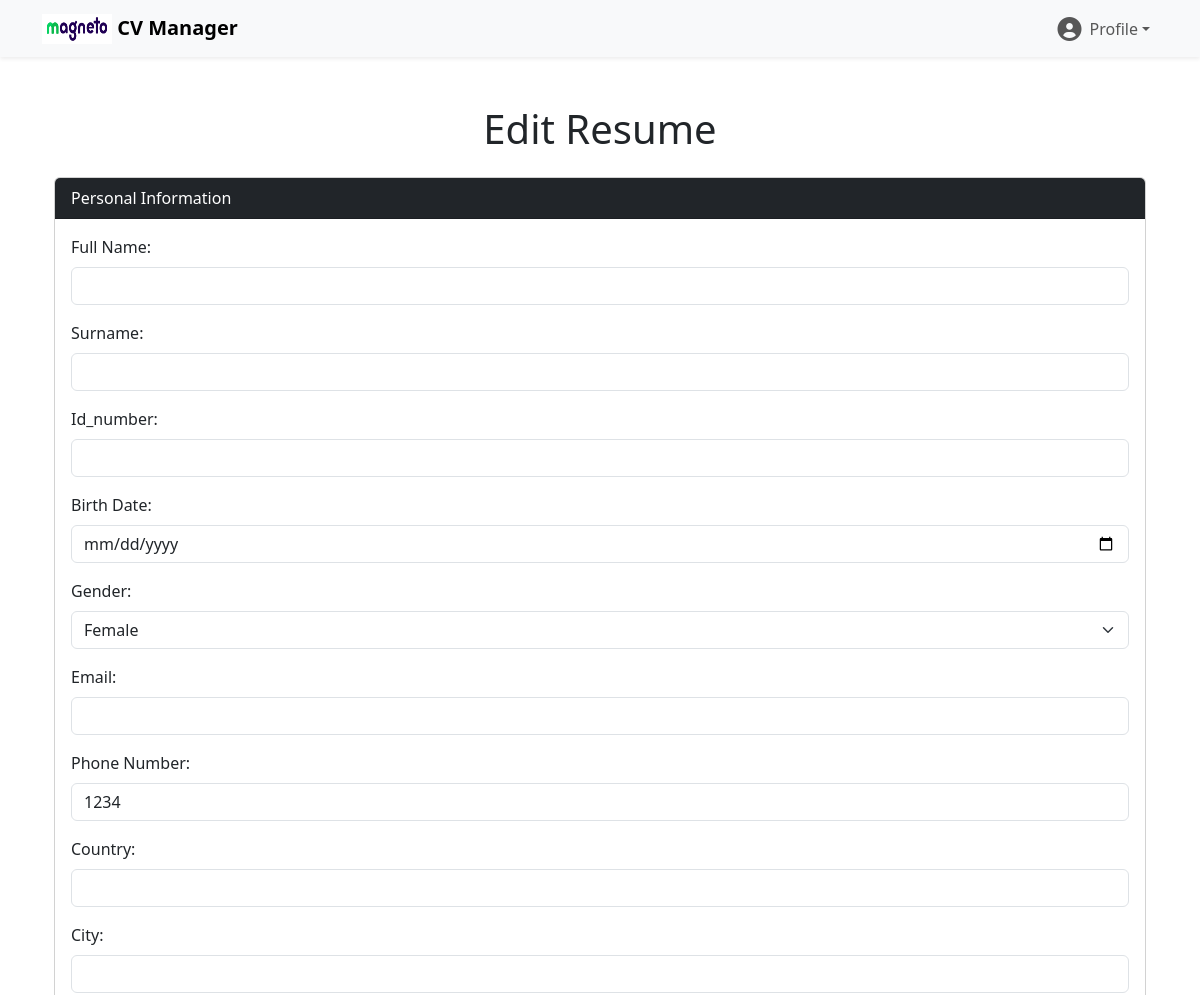
Before: /resume/resume/2/edit/ (upper part) with the older database file.
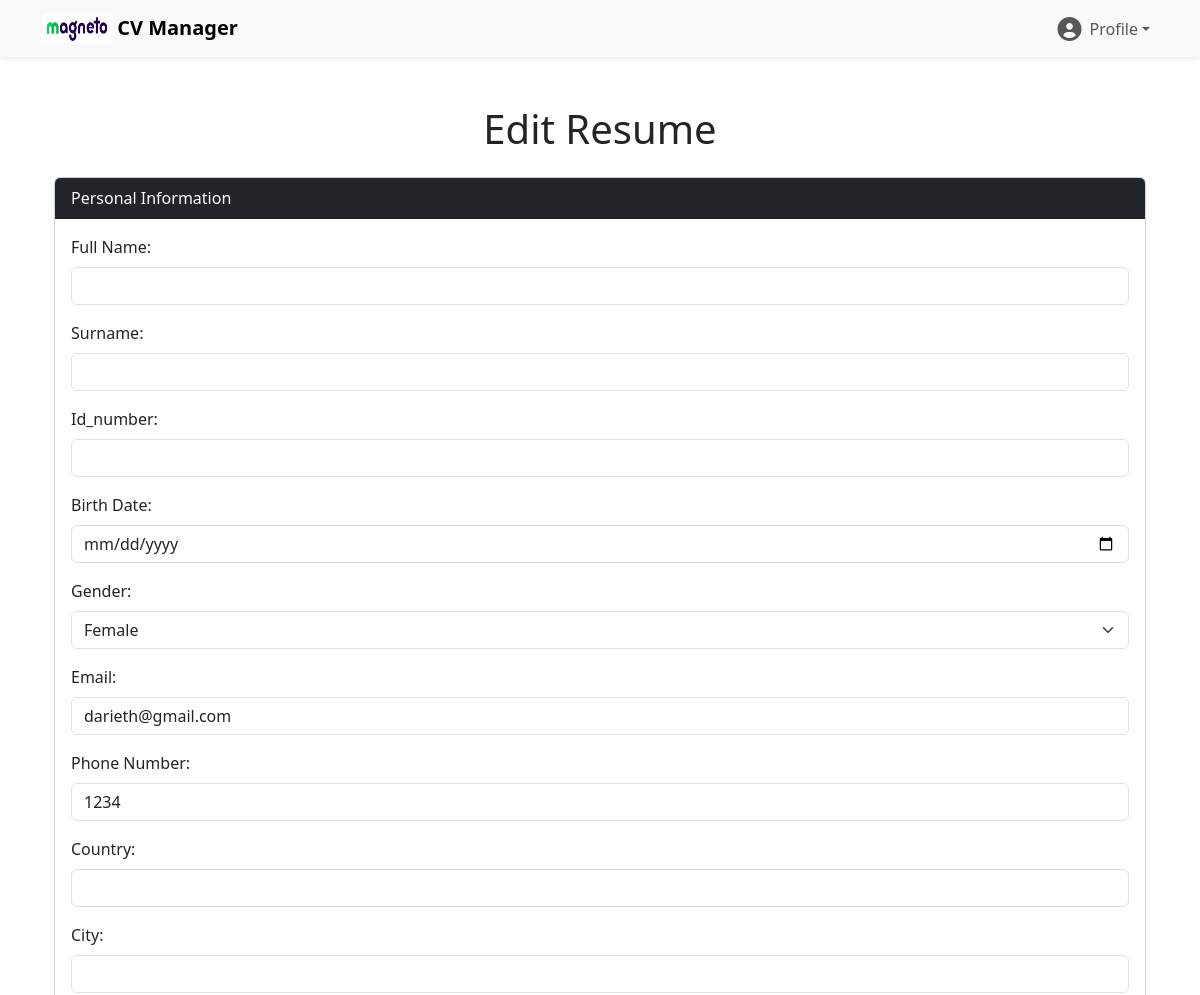
After: the same page with the newer database file.
### resumes_manage/models.py (models this page shows)
class Resume(models.Model):
    customer = models.ForeignKey('access.Customer', on_delete=models.CASCADE, related_name='resumes')
    first_name = models.CharField(max_length=255, null=False)
    surname = models.CharField(max_length=255,default='')
    id_card = models.CharField(max_length=255, default='')
    birth_date = models.DateField(default="1900-01-01")
    gender = models.CharField(max_length=255, default='')
    resume_email = models.EmailField()
    phone_number = models.CharField(max_length=20)
    country = models.CharField(max_length=255, default='')
    city = models.CharField(max_length=255, default='')
    expected_salary = models.CharField(max_length=255, default='')
    professional_summary = models.TextField()
    company_name = models.CharField(max_length=255, default='')
    position = models.CharField(max_length=255, default='')
    start_date = models.DateField(blank=True, null=True, default="1900-01-01")
    end_date = models.DateField(blank=True, null=True, default="1900-01-01")
    description = models.TextField(default='')
    degree = models.CharField(max_length=255, default='')
    institution = models.CharField(max_length=255, default='')
    start_date_education = models.DateField(default="1900-01-01")
    end_date_education = models.DateField(blank=True, null=True, default="1900-01-01")
    description_education = models.TextField(default='')
    skill_name = models.CharField(max_length=255, default='')
    proficiency_level = models.CharField(max_length=255, default='')
    language = models.CharField(max_length=255, default='')
    fluency = models.CharField(max_length=255, default='')
    project_name = models.CharField(max_length=255, default='')
    description_project = models.TextField(default='')
    technologies_used = models.CharField(max_length=255, default='')
    title = models.CharField(max_length=255, default='')
    institution_certification = models.CharField(max_length=255, default='')
    date_obtained = models.DateField(blank=True, null=True, default="1900-01-01")
    reference_name = models.CharField(max_length=255, default='')
    relationship = models.CharField(max_length=255, default='')
    contact_info = models.CharField(max_length=255, default='')
    date_created = models.DateTimeField(auto_now_add=True)
    date_updated = models.DateTimeField(auto_now=True)

### resumes_manage/views.py (the view, shortened to what this page needs)
# urls.py: path('resume/<int:id>/edit/', views.edit_resume, name='edit_resume'),
def edit_resume(request, id):
    resume = get_object_or_404(Resume, id=id)
    context = {
        'resume': resume,
    }
    return render(request, 'edit_resume.html', context)

### resumes_manage/templates/edit_resume.html (shortened to what this page needs)
{% extends 'base.html' %}
{% block content %}
<div class="container my-5">
    <h1 class="text-center mb-4">Edit Resume</h1>
    <form id="edit_resume_form" action="{% url 'edit_resume' resume.id %}" method="POST">
        <div class="card mb-4">
            <div class="card-header bg-dark text-white">Personal Information</div>
            <div class="card-body">
                <div class="mb-3">
                    <label for="full_name" class="form-label">Full Name:</label>
                    <input type="text" class="form-control" id="full_name" name="full_name" value="{{ resume.full_name }}" required>
                </div>
                <div class="mb-3">
                    <label for="surname" class="form-label">Surname:</label>
                    <input type="text" class="form-control" id="surname" name="surname" value="{{ resume.surname }}" required>
                </div>
                <div class="mb-3">
                    <label for="id_card" class="form-label">Id_number:</label>
                    <input type="text" class="form-control" id="id_card" name="id_card" value="{{ resume.id_card }}" required>
                </div>
                <div class="mb-3">
                    <label for="birth_date" class="form-label">Birth Date:</label>
                    <input type="date" class="form-control" id="birth_date" name="birth_date" value="{{ resume.birth_date }}" required>
                </div>
                <div class="mb-3">
                    <label for="gender" class="form-label">Gender:</label>
                    <select class="form-select" id="gender" name="gender" value="{{ resume.gender}}" required>
                        <option value="Female">Female</option>
                    </select>
                </div>
                <div class="mb-3">
                    <label for="resume_email" class="form-label">Email:</label>
                    <input type="email" class="form-control" id="resume_email" name="resume_email" value="{{ resume.resume_email }}" required>
                </div>
                <div class="mb-3">
                    <label for="phone_number" class="form-label">Phone Number:</label>
                    <input type="tel" class="form-control" id="phone_number" name="phone_number" value="{{ resume.phone_number}}" required>
                </div>
                <div class="mb-3">
                    <label for="country" class="form-label">Country:</label>
                    <input type="text" class="form-control" id="country" name="country" value="{{ resume.country}}" required>
                </div>
                <div class="mb-3">
                    <label for="city" class="form-label">City:</label>
                    <input type="text" class="form-control" id="city" name="city" value="{{ resume.city }}" required>
                </div>
            </div>
        </div>
    </form>
</div>
{% endblock content %}

### templates/base.html (shortened to what this page needs)
{% load static %}
<head>
    <link href="{% static 'bootstrap/css/bootstrap.min.css' %}" rel="stylesheet">
    <link href="https://cdnjs.cloudflare.com/ajax/libs/font-awesome/6.0.0-beta3/css/all.min.css" rel="stylesheet">
</head>
<nav class="navbar navbar-expand-lg navbar-light bg-light shadow-sm">
    <div class="container">
        <a class="navbar-brand" href="#">
            <img src="{% static 'images/logo1.png' %}" alt="Logo" width="70" height="30" class="d-inline-block align-text-top"/>
            <span class="fw-bold">CV Manager</span>
        </a>
        <div class="collapse navbar-collapse" id="navbarSupportedContent">
            <ul class="navbar-nav ms-auto mb-2 mb-lg-0">
                <li class="nav-item dropdown">
                    <a class="nav-link dropdown-toggle d-flex align-items-center" href="#" id="navbarDropdownProfile" role="button" data-bs-toggle="dropdown" aria-expanded="false">
                        <i class="fas fa-user-circle me-2" style="font-size: 24px;"></i> Profile
                    </a>
                </li>
            </ul>
        </div>
    </div>
</nav>
<div class="container my-4">
    {% block content %}
    {% endblock content %}
</div>

Changed rows visible on the page:
changed Resume "Female": resume_email (not shown) → "darieth@gmail.com"
